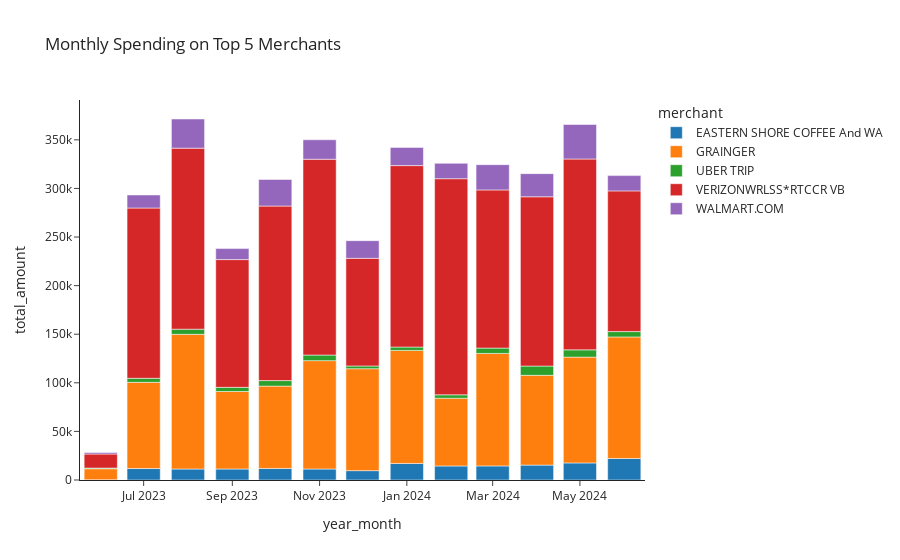

Write notebook code for a chart like this one.
### Markdown cell above
A stacked bar chart shows how the spending for these top five merchants contributes to the total monthly amount, revealing spending patterns and dependencies.

### Code cell
fig_top_5_merchants_monthly_summary = px.bar(
    df_top_5_merchants_monthly_summary,
    x='year_month',
    y='total_amount',
    color='merchant',
    template="simple_white",
    title="Monthly Spending on Top 5 Merchants",
)

fig_top_5_merchants_monthly_summary.show()

### Figure 1 — Plotly figure (JSON) as saved in the notebook; plotly's stock layout.template omitted (floating-point values rounded to 4 significant figures)
{"data": [{"hovertemplate": "merchant=EASTERN SHORE COFFEE And WA<br>year_month=%{x}<br>total_amount=%{y}<extra></extra>", "legendgroup": "EASTERN SHORE COFFEE And WA", "marker": {"color": "#1F77B4", "pattern": {"shape": ""}}, "name": "EASTERN SHORE COFFEE And WA", "orientation": "v", "showlegend": true, "textposition": "auto", "type": "bar", "x": ["2023-06", "2023-07", "2023-08", "2023-09", "2023-10", "2023-11", "2023-12", "2024-01", "2024-02", "2024-03", "2024-04", "2024-05", "2024-06"], "xaxis": "x", "y": [274, 11798, 11321, 11336, 11879, 11330, 9634, 17072, 14444, 14507, 15317, 17576, 22166], "yaxis": "y"}, {"hovertemplate": "merchant=GRAINGER<br>year_month=%{x}<br>total_amount=%{y}<extra></extra>", "legendgroup": "GRAINGER", "marker": {"color": "#FF7F0E", "pattern": {"shape": ""}}, "name": "GRAINGER", "orientation": "v", "showlegend": true, "textposition": "auto", "type": "bar", "x": ["2023-06", "2023-07", "2023-08", "2023-09", "2023-10", "2023-11", "2023-12", "2024-01", "2024-02", "2024-03", "2024-04", "2024-05", "2024-06"], "xaxis": "x", "y": [11319, 88681, 138556, 79715, 84713, 111487, 104875, 116297, 69724, 115736, 92389, 108868, 125034], "yaxis": "y"}, {"hovertemplate": "merchant=UBER TRIP<br>year_month=%{x}<br>total_amount=%{y}<extra></extra>", "legendgroup": "UBER TRIP", "marker": {"color": "#2CA02C", "pattern": {"shape": ""}}, "name": "UBER TRIP", "orientation": "v", "showlegend": true, "textposition": "auto", "type": "bar", "x": ["2023-06", "2023-07", "2023-08", "2023-09", "2023-10", "2023-11", "2023-12", "2024-01", "2024-02", "2024-03", "2024-04", "2024-05", "2024-06"], "xaxis": "x", "y": [711, 4196, 5301, 4299, 5697, 5751, 2814, 3408, 3477, 5492, 9548, 7488, 5504], "yaxis": "y"}, {"hovertemplate": "merchant=VERIZONWRLSS*RTCCR VB<br>year_month=%{x}<br>total_amount=%{y}<extra></extra>", "legendgroup": "VERIZONWRLSS*RTCCR VB", "marker": {"color": "#D62728", "pattern": {"shape": ""}}, "name": "VERIZONWRLSS*RTCCR VB", "orientation": "v", "showlegend": true, "textposition": "auto", "type": "bar", "x": ["2023-06", "2023-07", "2023-08", "2023-09", "2023-10", "2023-11", "2023-12", "2024-01", "2024-02", "2024-03", "2024-04", "2024-05", "2024-06"], "xaxis": "x", "y": [14448, 175184, 186264, 131453, 179583, 201462, 110768, 186708, 222361, 162718, 174163, 196359, 144759], "yaxis": "y"}, {"hovertemplate": "merchant=WALMART.COM<br>year_month=%{x}<br>total_amount=%{y}<extra></extra>", "legendgroup": "WALMART.COM", "marker": {"color": "#9467BD", "pattern": {"shape": ""}}, "name": "WALMART.COM", "orientation": "v", "showlegend": true, "textposition": "auto", "type": "bar", "x": ["2023-06", "2023-07", "2023-08", "2023-09", "2023-10", "2023-11", "2023-12", "2024-01", "2024-02", "2024-03", "2024-04", "2024-05", "2024-06"], "xaxis": "x", "y": [1578, 13422, 29991, 11290, 27326, 20037, 18156, 18725, 15828, 26009, 23810, 35458, 15715], "yaxis": "y"}], "layout": {"barmode": "relative", "legend": {"title": {"text": "merchant"}, "tracegroupgap": 0}, "title": {"text": "Monthly Spending on Top 5 Merchants"}, "xaxis": {"anchor": "y", "domain": [0, 1], "title": {"text": "year_month"}}, "yaxis": {"anchor": "x", "domain": [0, 1], "title": {"text": "total_amount"}}}}
